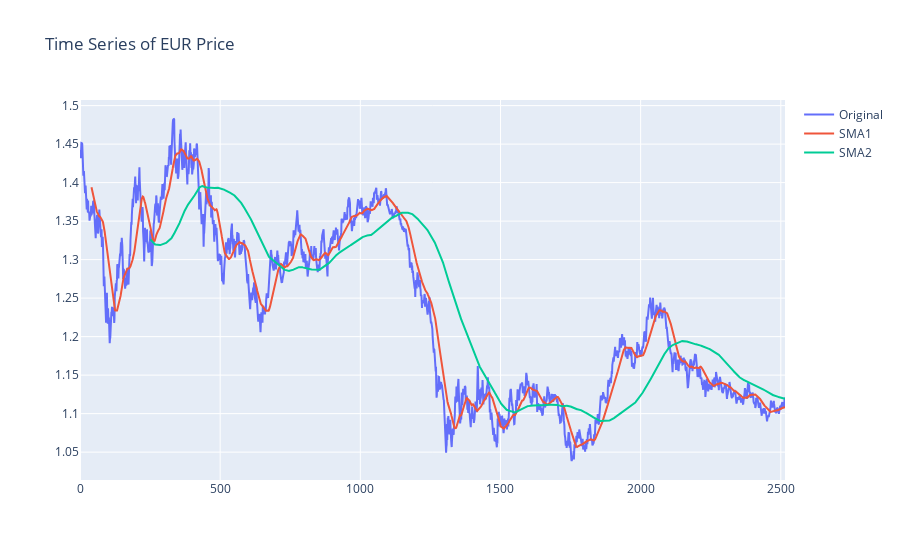

Here is the notebook cell this chart was saved with:
### Code cell
fig = go.Figure()

# Assuming 'data' is a pandas DataFrame
legend_names = ['Original', 'SMA1', 'SMA2']  # replace with your legend names
for i, col in enumerate(data.columns):
    fig.add_trace(go.Scatter(
        y=data[col],
        mode='lines',
        name=legend_names[i],  # use the legend names here
    ))

fig.update_layout(
    title='Time Series of EUR Price',
)

fig.show()

### Figure 1 — Plotly figure (JSON) as saved in the notebook; plotly's stock layout.template omitted (floating-point values rounded to 4 significant figures; data arrays with more than 128 entries replaced by an {"elided": "..."} marker saying what was removed)
{"data": [{"mode": "lines", "name": "Original", "type": "scatter", "y": {"elided": "2516 float values"}}, {"mode": "lines", "name": "SMA1", "type": "scatter", "y": {"elided": "2516 float values"}}, {"mode": "lines", "name": "SMA2", "type": "scatter", "y": {"elided": "2516 float values"}}], "layout": {"title": {"text": "Time Series of EUR Price"}}}
